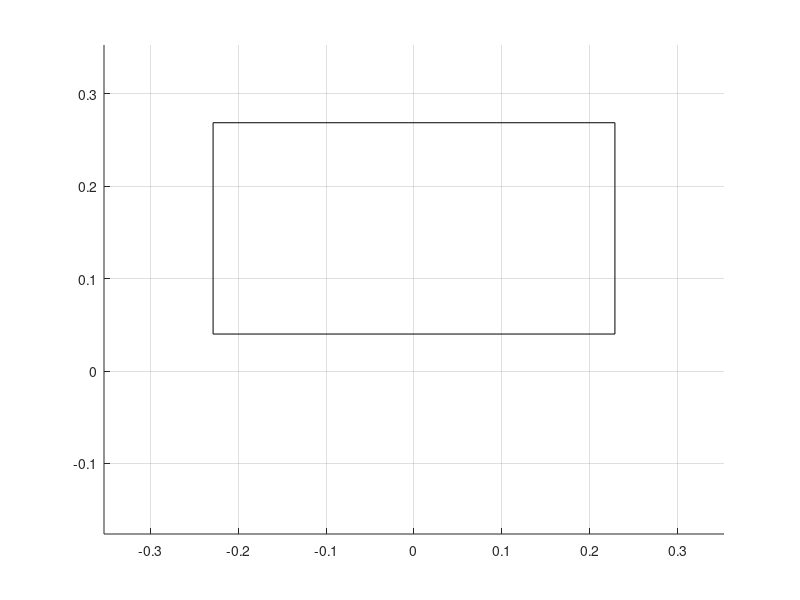

This chart was generated by the following MATLAB code: (Note: this script raises an error after producing the figure.)
%% Conversions from sily units
clear all
INToM = 0.0254;
OZFINToNm = 1.390 * INToM;
LBMTokg = 0.453592;
aluminumDensity_kgpm3 = 2.7 * 100^3 / 1000;

%% Print Area
% 11x20in griddle
% 
global stage0Length_m stage1Length_m BaseOffset_m
PrintHeight_m = 18 * INToM; %0.558;
PrintWidth_m = 9 * INToM; %0.457;
BaseOffset_m = 0.04;

ArmReach_m = sqrt((PrintHeight_m/2)^2+(PrintWidth_m+BaseOffset_m)^2);
stage0Length_m = (ArmReach_m+BaseOffset_m)/2;
stage1Length_m = (ArmReach_m-BaseOffset_m)/2;

%% Drive Specs
% S1 Steper 
% https://www.mcmaster.com/4798n12/
motorTeeth = 10; %https://www.servocity.com/6mm-10-tooth-pinion-pulley/
hubTeeth = 24; % https://www.mcmaster.com/1277N51/
s1GearRatio = motorTeeth/hubTeeth;
s1Torque_Nm = 30 * OZFINToNm / s1GearRatio; % At low speed
s1StepSize_rd = s1Torque_Nm * 0.9 * pi/180;
s1StepMass_kg = LBMTokg * 0.7;

% S0 Stepper
%https://www.mcmaster.com/4798N13/

hubTeeth = 108; % https://www.servocity.com/2302-series-aluminum-mod-0-8-hub-mount-gear-14mm-bore-108-tooth/
motorTeeth = 16; % https://www.mcmaster.com/2664N334/
s0GearRatio = motorTeeth/hubTeeth;
s0StepSize_rd = s0GearRatio * 0.9 * pi/180;
s0Torque_Nm = 30 * OZFINToNm / s0GearRatio; % At low speed
s0StepMass_kg = LBMTokg * 0.7;



%% Dynamic estimates
s0MaxAccel_rdps2 = 0.1;
s1MaxAccel_rdps2 = 0.1;

close all

figure; grid on; hold on;
rectangle('Position',[-PrintHeight_m/2,BaseOffset_m,PrintHeight_m,PrintWidth_m])

areaH = patch([0 0 0],[0 0 0],'r','facealpha',0.2,'edgealpha',0);
Stg0lineH = plot(nan,'-k','LineWidth',2);
Stg1lineH = plot(nan,'-k','LineWidth',2);
pathH = plot(nan,nan,'color',[0.5 0.5 0.5],'LineWidth',0.5);

xlim([-ArmReach_m, ArmReach_m])
ylim([-ArmReach_m*0.5, ArmReach_m])
%% Dynamic sim
target_GRD_m = [-0.2 0.2];
[stage0Pos_rd, stage1Pos_rd] = CartToAng(target_GRD_m);
stage0Rate_rdps = 0.1;
stage1Rate_rdps = 0.2;


dt_s = 0.00002;
time_s = 0;
cycles = 10;
maxTime_s = 10;
timeUntilNextFrame_s = 0;

   [stage0Pos_GRD_m, stage1Pos_GRD_m] = AngToCart(stage0Pos_rd, stage1Pos_rd);
target_GRD_m = [0.2 0.2];
targetIdx = 0;
theta_rd = 0;

pancakeCenters_GRD_m = [0.1 0.2; 0.0 0.2; -0.1 0.2; -0.1 0.1; 0.0 0.1; 0.1 0.1];
pancakeIdx = 1;

while time_s < maxTime_s
    
    time_s = time_s + dt_s;
    timeUntilNextFrame_s = timeUntilNextFrame_s - dt_s;
    
    usablePrintHeight = 0.9*PrintHeight_m;
    usablePrintWidth = 0.9*PrintWidth_m;
    
    
    
    theta_rd = theta_rd + 0.001;
    
    if theta_rd > 2*pi*10
        pancakeIdx = pancakeIdx + 1;
        theta_rd = 0;
    end
   
    target_GRD_m = pancakeCenters_GRD_m(pancakeIdx,:) + [sin(theta_rd) cos(theta_rd)]*theta_rd * 0.0007;

%     % Rectangle tracing
%     if true %targetIdx == 0.0 || norm(stage1Pos_GRD_m - target_GRD_m) < 0.01
%         targetIdx = targetIdx + 0.0001;
%         targets = [-0.5*usablePrintHeight,0.5*usablePrintHeight, 0.5*usablePrintHeight, -0.5*usablePrintHeight,  -0.5*usablePrintHeight;
%                    usablePrintWidth+ BaseOffset_m + 0.05*PrintWidth_m, usablePrintWidth+ BaseOffset_m+ 0.05*PrintWidth_m, BaseOffset_m+ 0.05*PrintWidth_m, BaseOffset_m+ 0.05*PrintWidth_m, usablePrintWidth+ BaseOffset_m]';
%         
%         target_GRD_m = interp1([1;2;3;4;5],targets,mod(targetIdx,4)+1);
%     end
    
    [tgtStage0Pos_rd, tgtStage1Pos_rd, ~, ~, ~] = CartToAng(target_GRD_m);
        
    s1AngError = tgtStage1Pos_rd - stage1Pos_rd;
    if abs(s1AngError) > pi
        s1AngError = -s1AngError + sign(s1AngError) * pi
    end
    stage0Rate_rdps = (tgtStage0Pos_rd - stage0Pos_rd)*1000;
    stage1Rate_rdps = (tgtStage1Pos_rd - stage1Pos_rd)*1000;
    
    ratelimit_rdps = 40;
    stage0Rate_rdps = sign(stage0Rate_rdps) * min(ratelimit_rdps, abs(stage0Rate_rdps));
    stage1Rate_rdps = sign(stage1Rate_rdps) * min(ratelimit_rdps, abs(stage1Rate_rdps));
    
    % Limit the rates
    
%     Stage1Vel_GRD_mps = [ 0.1 0.0];
%    [stage0Rate_rdps, stage1Rate_rdps] = CartVelToAngVel(Stage1Vel_GRD_mps, stage0Pos_rd, stage1Pos_rd);
   
   stage0Pos_rd = stage0Pos_rd + dt_s * stage0Rate_rdps;
   stage1Pos_rd = stage1Pos_rd + dt_s * stage1Rate_rdps;
   
   [stage0Pos_GRD_m, stage1Pos_GRD_m] = AngToCart(stage0Pos_rd, stage1Pos_rd);

   
   if timeUntilNextFrame_s < 0

        set(Stg0lineH,"XData",[0 stage0Pos_GRD_m(1,1)])
        set(Stg0lineH,"YData",[0 stage0Pos_GRD_m(1,2)])
        set(Stg1lineH,"XData",[stage0Pos_GRD_m(1,1) stage1Pos_GRD_m(1,1)])
        set(Stg1lineH,"YData",[stage0Pos_GRD_m(1,2) stage1Pos_GRD_m(1,2)])
      
        set(areaH,"XData",[0 stage0Pos_GRD_m(1,1) stage1Pos_GRD_m(1,1)])
        set(areaH,"YData",[0 stage0Pos_GRD_m(1,2) stage1Pos_GRD_m(1,2)])
        
        set(pathH,"XData",[get(pathH,"XData") stage1Pos_GRD_m(1,1)])
        set(pathH,"YData",[get(pathH,"YData") stage1Pos_GRD_m(1,2)])
        
        
        drawnow
        timeUntilNextFrame_s = 1/100;
        %pause(timeUntilNextFrame_s)
   end
   
   
end

function [Stage0Vel_rdps, Stage1Vel_rdps] = CartVelToAngVel(Stage1Vel_GRD_mps, Stage0Pos_rd, Stage1Pos_rd)
    global stage0Length_m stage1Length_m

    [~, stage1Pos_GRD_m] = AngToCart(Stage0Pos_rd, Stage1Pos_rd);

    [~, ~, hypAng_rd, innerAng_rd, targetHyp_m] = CartToAng(stage1Pos_GRD_m);
    
    Stage0Vel_rdps = (stage1Pos_GRD_m(2) * Stage1Vel_GRD_mps(1) - stage1Pos_GRD_m(1) * Stage1Vel_GRD_mps(2)) / targetHyp_m^2 - ...
        (stage1Pos_GRD_m(1) * Stage1Vel_GRD_mps(1)+ stage1Pos_GRD_m(2) * Stage1Vel_GRD_mps(2))/(sin(innerAng_rd)*2*stage0Length_m*targetHyp_m);
    
    Stage1Vel_rdps = -(stage1Pos_GRD_m(1) * Stage1Vel_GRD_mps(1)+ stage1Pos_GRD_m(2) * Stage1Vel_GRD_mps(2))/(sin(hypAng_rd)*stage0Length_m * stage1Length_m);
%     denom = stage0Length_m * (tan(phi_rd)*cos(Stage0Pos_rd)-sin(Stage0Pos_rd));
%     
%     if abs(denom) > 1e-4 && abs(cos(phi_rd)) > 1e-4
%         Stage0Vel_rdps = (Stage1Vel_GRD_mps(2) + tan(phi_rd)*Stage1Vel_GRD_mps(1))/denom;
%         phidot_rdps = (Stage1Vel_GRD_mps(1) - stage0Length_m * Stage0Vel_rdps) / (stage1Length_m * cos(phi_rd));
%        Stage1Vel_rdps = phidot_rdps - Stage0Vel_rdps;
%  
%     else
%         Stage0Vel_rdps = 0;
%         Stage1Vel_rdps = 0;
%         error('stop')
%     end
    
end

function [Stage0Pos_rd, Stage1Pos_rd, hypAng_rd, innerAng_rd, targetHyp_m] = CartToAng(stage1Pos_GRD_m)

global stage0Length_m stage1Length_m

targetHyp_m = norm(stage1Pos_GRD_m);
targetAng_rd = atan(stage1Pos_GRD_m(1)/stage1Pos_GRD_m(2));
hypAng_rd = acos((stage0Length_m^2+stage1Length_m^2-targetHyp_m^2)/(2*stage0Length_m*stage1Length_m));
innerAng_rd = acos((stage0Length_m^2+targetHyp_m^2-stage1Length_m^2)/(2*stage0Length_m*targetHyp_m));

% TODO be smart about selecting which of the two solutions to use.
direction = -1; %-sign(targetAng_rd);
Stage0Pos_rd = targetAng_rd + direction * innerAng_rd;
Stage1Pos_rd = -direction * (pi - hypAng_rd);

end


function [stage0Pos_GRD_m, stage1Pos_GRD_m] = AngToCart(Stage0Pos_rd, Stage1Pos_rd)
global stage0Length_m stage1Length_m

stage0Pos_GRD_m = [sin(Stage0Pos_rd), cos(Stage0Pos_rd)] * stage0Length_m;
stage1PosRelST0_GRD_m = [sin(Stage0Pos_rd + Stage1Pos_rd), cos(Stage0Pos_rd + Stage1Pos_rd)] * stage1Length_m;

stage1Pos_GRD_m = stage0Pos_GRD_m + stage1PosRelST0_GRD_m;

end

